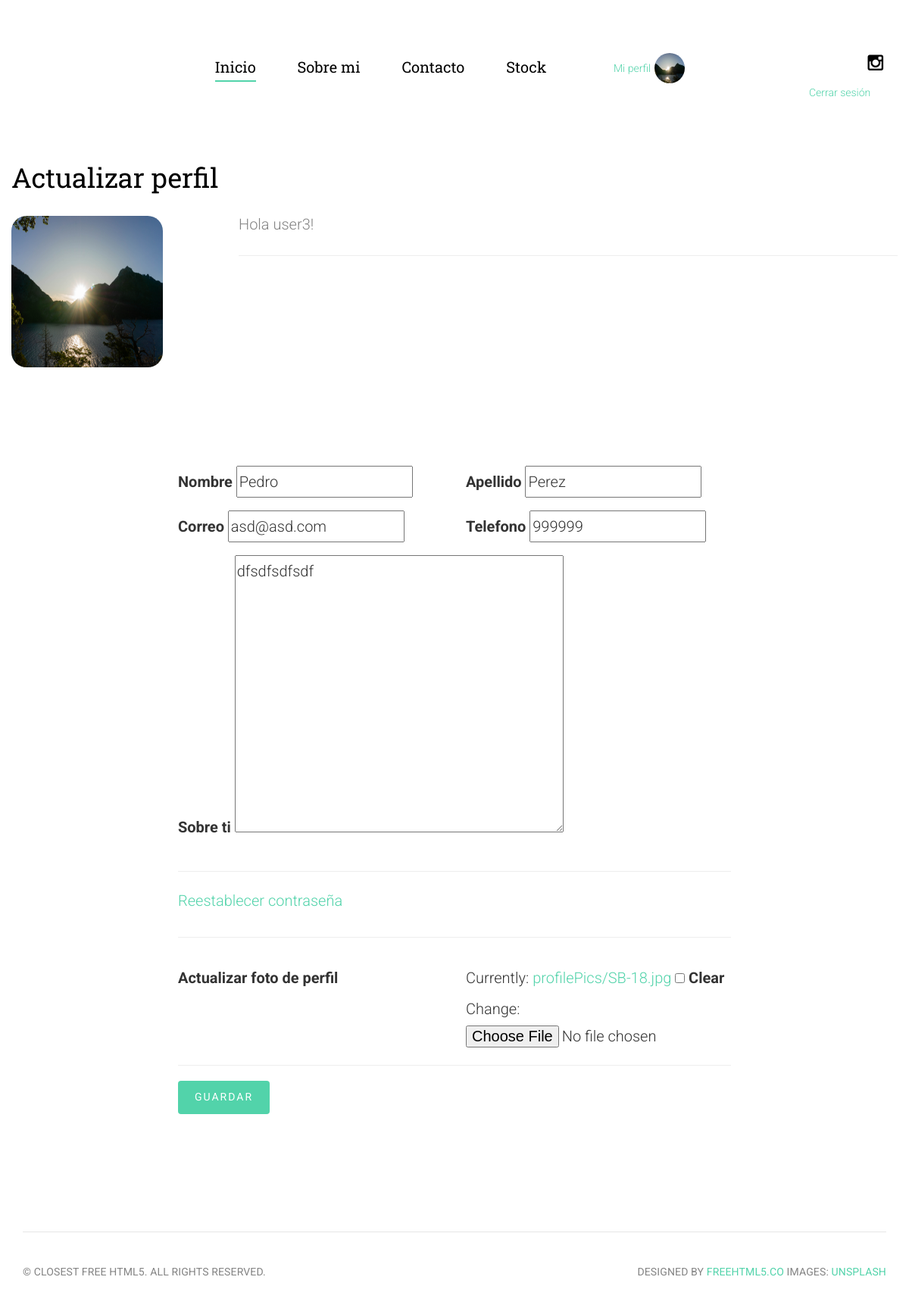
/actualizar-perfil/ (signed in), run on the app's committed database.
### SBFotografia/models.py (models this page shows, shortened)
class Profile(models.Model):
        user = models.OneToOneField(User, on_delete=models.CASCADE)
        userName = models.CharField(max_length=30)
        userLastname = models.CharField(max_length=30)
        userPhone = models.CharField(max_length=10)
        userEmail = models.EmailField()
        about = models.CharField(max_length=1000)
        image = models.ImageField(null=True, blank=True, default='default.jpeg', upload_to='profilePics')

### SBFotografia/views.py (the view)
# urls.py: path("actualizar-perfil/", update_profile, name="update_profile"),
def update_profile(request):
    current_user = get_object_or_404(Profile, id = request.user.id)
    if request.method == "POST":
        form = ProfileForm(data = request.POST or None, files = request.FILES, instance=current_user)
        if form.is_valid():
            form.save()
        return render(request, "ProyectoFinal/update_profile.html", {'form':form})
    else:
        form = ProfileForm(data = request.POST or None, instance=current_user)
        img = Profile.objects.all()
        return render(request, "ProyectoFinal/update_profile.html", {'img':img, 'form': form})

### SBFotografia/forms.py
class ProfileForm(forms.ModelForm):
    class Meta:
        model = Profile
        fields = [
            'userName',
            'userLastname',
            'userPhone',
            'userEmail',
            'about',
            'image'
        ]

### templates/ProyectoFinal/update_profile.html (shortened to what this page needs)
{% extends 'ProyectoFinal/base.html' %}
{% load static %}
{% block content %}
	<section id="intro">
		<div class="container">
			<div class="row">
				<div class="intro animate-box">
					<h1 >Actualizar perfil<h1>
					<div class="row">
						<div class="col-md-3">
							<img class="img-circle" src="{{ user.profile.image.url }}" />
						</div>
						<div class="col-md-9">
							<p> Hola {{user.username}}! </p>
							<hr>
						</div>
					</div>
				</div>
			</div>
		</div>
	</section>
	<main id="main">
		<div class="container">
			<div class="col-md-8 col-md-offset-2 animate-box">
				<form method="POST" enctype="multipart/form-data">
					<div class="form-group row">
						<div class="col-md-6 field">
							<label for="firstname">Nombre</label>
							{{form.userName}}
						</div>
						<div class="col-md-6 field">
							<label for="lastname">Apellido</label>
							{{form.userLastname}}
						</div>
					</div>
					<div class="form-group row">
						<div class="col-md-6 field">
							<label for="email">Correo</label>
							{{form.userEmail}}
						</div>
						<div class="col-md-6 field">
							<label for="phone">Telefono</label>
							{{form.userPhone}}
						</div>
					</div>
					<div class="form-group row">
						<div class="col-md-12 field">
							<label for="message">Sobre ti</label>
							{{form.about.as_textarea}}
						</div>
					</div>
					<div class="form-group row">
						<div class="col-md-12 field">
							<hr>
							<p><a href="{% url 'reset_password' %}">Reestablecer contraseña</a></p>
							<hr>
						</div>
					</div>
					<div class="form-group row">
						<div class="col-md-6 field">
							<label>Actualizar foto de perfil</label>
						</div>
						<div class="col-md-6 field">
							{{form.image}}
						</div>
					</div>
					<hr>
					<div class="form-group row">
						<div class="col-md-12 field">
							<input type="submit" id="save" class="btn btn-primary" value="Guardar">
						</div>
					</div>
				</form>
			</div>
		</div>
	</main>
{% endblock %}

### templates/ProyectoFinal/base.html (shortened to what this page needs)
<!DOCTYPE html>
{% load static %}
<html class="no-js">
	<head>
		<link rel="stylesheet" href="{% static 'ProyectoFinal/css/animate.css' %}">
		<link rel="stylesheet" href="{% static 'ProyectoFinal/css/icomoon.css' %}">
		<link rel="stylesheet" href="{% static 'ProyectoFinal/css/bootstrap.css' %}">
		<link rel="stylesheet" href="{% static 'ProyectoFinal/css/style.css' %}">
		<link rel="stylesheet" href="{% static 'ProyectoFinal/js/jquery.min.js' %}">
	</head>
	<body>
		<div class="box-wrap">
			<header role="banner" id="fh5co-header">
				<div class="container">
					<nav class="navbar navbar-default">
						<div class="row">
							<div class="col-md-2">
							</div>
							<div class="col-md-6">
								<ul class="nav text-center">
									<li class="active"><a href="{% url 'index' %}"><span>Inicio</span></a></li>
									<li><a href="{% url 'about' %}">Sobre mi</a></li>
									<li><a href="{% url 'contact' %}">Contacto</a></li>
									{% if user.is_authenticated %}
									<li><a href="{% url 'stock' %}">Stock</a></li>
									{% endif %}
								</ul>
							</div>
							<div class="col-md-3">
									{% if user.is_authenticated %}
									<a href="{% url 'update_profile' %}" class="access">Mi perfil</a>
									<img class="avatar" src="{{ user.profile.image.url }}" />
									{% endif %}
							</div>
							<div class="col-md-1">
								<ul class="social">
									<li><a href="https://www.instagram.com/samirab.ph/"><i class="icon-instagram"></i></a></li>
								</ul>
							</div>
						</div>
						<div class="row custom-row">
							{% if user.is_authenticated %}
							<div class="access">
								<a href="{% url 'logout' %}" >Cerrar sesión</a>
							</div>
							{% endif %}
						</div>
					</nav>
				</div>
			</header>
				{% block content %}
				{% endblock content %}
			<footer id="footer" role="contentinfo">
				<div class="container">
					<div class="row">
						<div class="col-md-12 text-center ">
							<div class="footer-widget border">
								<p class="pull-left"><small>&copy; Closest Free HTML5. All Rights Reserved.</small></p>
								<p class="pull-right"><small> Designed by  <a href="http://freehtml5.co/" ta>freehtml5.co</a>  Images: <a href="https://unsplash.com/">Unsplash</a></small></p>
							</div>
						</div>
					</div>
				</div>
			</footer>
		</div>
	</body>
</html>

### static/ProyectoFinal/css/icomoon.css (style rules this page uses)
[class^="icon-"], [class*=" icon-"] { font-family: 'icomoon'; speak: none; font-style: normal; font-weight: normal; font-variant: normal; text-transform: none; line-height: 1; -webkit-font-smoothing: antialiased; -moz-osx-font-smoothing: grayscale; }
.icon-instagram:before { content: "\f16d"; }

### static/ProyectoFinal/css/style.css (style rules this page uses)
body { font-family: "Roboto", Arial, sans-serif; line-height: 1.8; font-size: 20px; background: #eeeff0; font-weight: 300; }
a { color: #52d3aa; -webkit-transition: 0.5s; -o-transition: 0.5s; transition: 0.5s; }
p { margin-bottom: 1.5em; font-size: 20px; color: #848484; font-weight: 300; font-family: "Roboto", Arial, sans-serif; }
h1, h2, h3, h4, h5, h6 { color: #000; font-family: "Roboto Slab", Arial, sans-serif; font-weight: 400; margin: 0 0 30px 0; }
.box-wrap { background: #fff; max-width: 1300px; margin: 0 auto; }
#fh5co-header { padding-top: 70px; padding-bottom: 0; margin-bottom: 80px; }
#fh5co-header .navbar-default { border: transparent; background: #fff; }
#fh5co-header .navbar { padding: 0; margin: 0; }
#fh5co-header .nav { width: 100%; }
#fh5co-header .nav li { font-size: 20px; display: inline-block; margin-left: 50px; }
#fh5co-header .nav li:first-child { margin-left: 0; }
#fh5co-header .nav li a { font-family: "Roboto Slab", Arial, sans-serif; color: black; position: relative; font-weight: 400; -webkit-transition: 0.5s; -o-transition: 0.5s; transition: 0.5s; padding: 0; }
#fh5co-header .nav li.active a { color: #000; background: transparent; border-bottom: 2px solid #52d3aa; }
#intro, #work, #product, #about, #services { padding-bottom: 5em; }
#main { padding-bottom: 7em; }
footer p { line-height: 1; }
footer .border { border-top: 1px solid #e6e6e6; padding: 2em 0; float: left; width: 100%; }
footer p { margin-bottom: 0; }
footer small { text-transform: uppercase; font-weight: 400; font-size: 14px; letter-spacing: .01em; font-family: "Roboto", Arial, sans-serif; }
.btn { -webkit-transition: 0.3s; -o-transition: 0.3s; transition: 0.3s; }
.btn { text-transform: uppercase; letter-spacing: 2px; -webkit-transition: 0.3s; -o-transition: 0.3s; transition: 0.3s; }
.btn.btn-primary { background: #52d3aa; color: #fff; border: none !important; border: 2px solid transparent !important; }
.social { padding: 0; margin: 0; display: inline-block; position: relative; width: 100%; text-align: right; }
.social li { list-style: none; padding: 0; margin: 0; display: inline-block; }
.social li a { font-size: 24px; display: table; width: 24px; height: 24px; margin: 0 4px; color: #000; -webkit-transition: 0.5s; -o-transition: 0.5s; transition: 0.5s; }
.social li a i { display: table-cell; vertical-align: middle; }
.js .animate-box { opacity: 0; }

### data on the page
Profile: userName "Pedro", userLastname "Perez", userEmail "asd@asd.com", userPhone "999999", about "dfsdfsdfsdf"

### other printed values
{{ user.username }} "user3"
